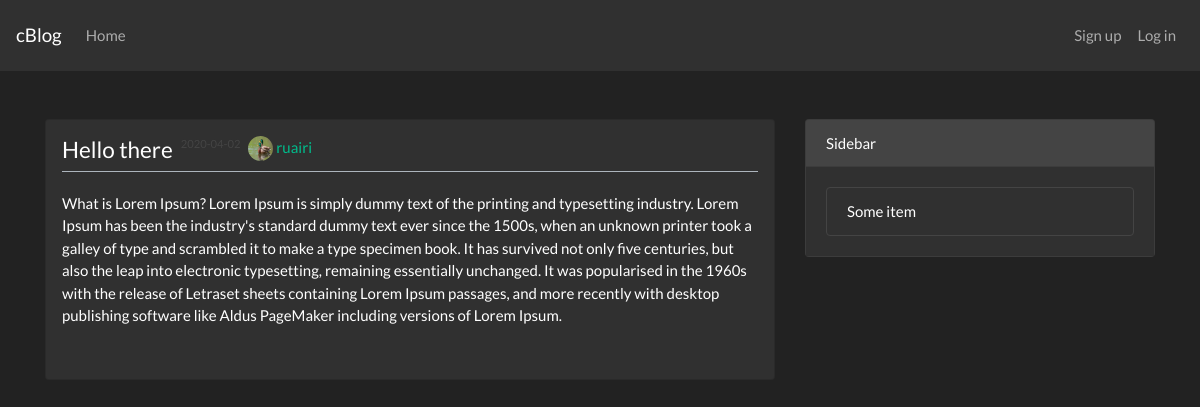
Screenshot of /post/2 with the database file from the repository.
### cblog/models.py (models this page shows, shortened)
class Post(db.Model):
    __tablename__ = "posts"
    id = db.Column(db.Integer(), primary_key=True)
    user_id = db.Column(db.Integer(), db.ForeignKey("users.id"))
    title = db.Column(db.String(150), unique=True)
    text = db.Column(db.Text())
    created_on = db.Column(db.DateTime(), default=datetime.now)

class User(db.Model, UserMixin):
    __tablename__ = "users"
    id = db.Column(db.Integer(), primary_key=True)
    username = db.Column(db.String(100), unique=True)
    email = db.Column(db.String(100), unique=True)
    about_me = db.Column(db.Text())
    password_hash = db.Column(db.String(150))
    profile_pic = db.Column(db.String(150), default="default.jpg")
    signup_date = db.Column(db.DateTime(), default=datetime.now)
    last_active = db.Column(db.DateTime(), default=datetime.now)
    posts = db.relationship("Post", backref="user")

### cblog/routes.py (the view)
@app.route("/post/<int:id>")
def post(id):
    post = Post.query.get_or_404(id)
    return render_template("post.html", title=post.title, post=post)

### cblog/templates/post.html (shortened to what this page needs)
{% extends "base.html"%}
{% block content %}
<div class="card text-white bg-dark">
    <div class="py-3 px-3">
        <div class="d-flex border-bottom border-light">
            <div class="pt-auto d-inline-flex">
                <h4 class='mr-2 text-white'>{{post.title}}</h4>
                <span class="text-secondary post-date align-bottom">{{post.created_on.strftime('%Y-%m-%d')}}</span>
                <a class="mx-2" href="{{url_for('account', id=post.user.id)}}">
                    <img src="{{url_for('static', filename='profile_pics/' + post.user.profile_pic)}}"
                        class="rounded-circle inline-profile" alt="">
                    {{ post.user.username}}
                </a>
            </div>
        </div>
        <div class="d-flex card-body bg-dark px-0">
            <p class="text-white">{{post.text}}</p>
        </div>
    </div>
</div>
{% endblock content %}

### cblog/static/main.css (style rules this page uses)
.inline-profile { width: 25px; height: 25px; }
.post-date { font-size: 0.7rem; vertical-align: bottom; }

### rows the page displays
Post: title "Hello there", created_on "2020-04-02", text "What is Lorem Ipsum? Lorem Ipsum is simply dummy text of the printing and typesetting industry. Lorem Ipsum has been the industry's standard dummy text ever since the 1500s, when an unknown printer took a galley of type and scrambled it to make a type specimen book. It has survived not only five centuries, but also the leap into electronic typesetting, remaining essentially unchanged. It was popularised in the 1960s with the release of Letraset sheets containing Lorem Ipsum passages, and more recently with desktop publishing software like Aldus PageMaker including versions of Lorem Ipsum."
User: profile_pic (placeholder picture), user.username "ruairi"
